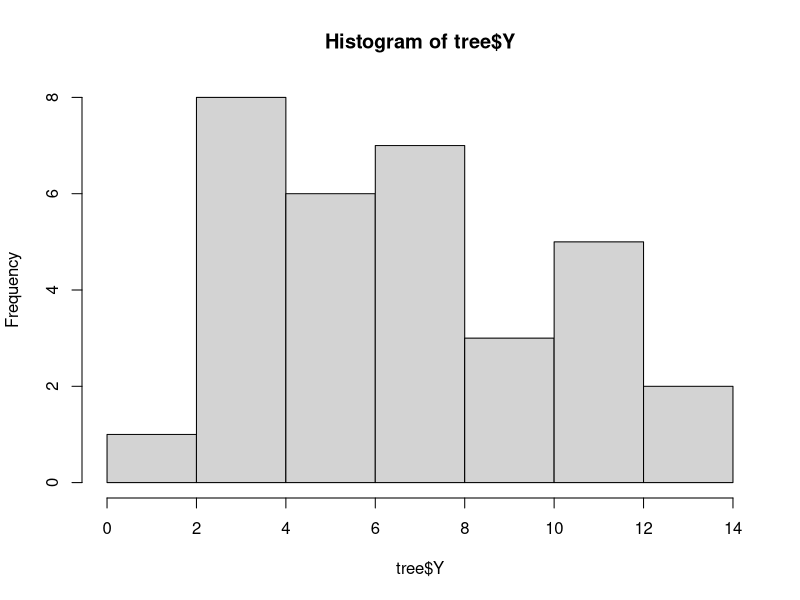
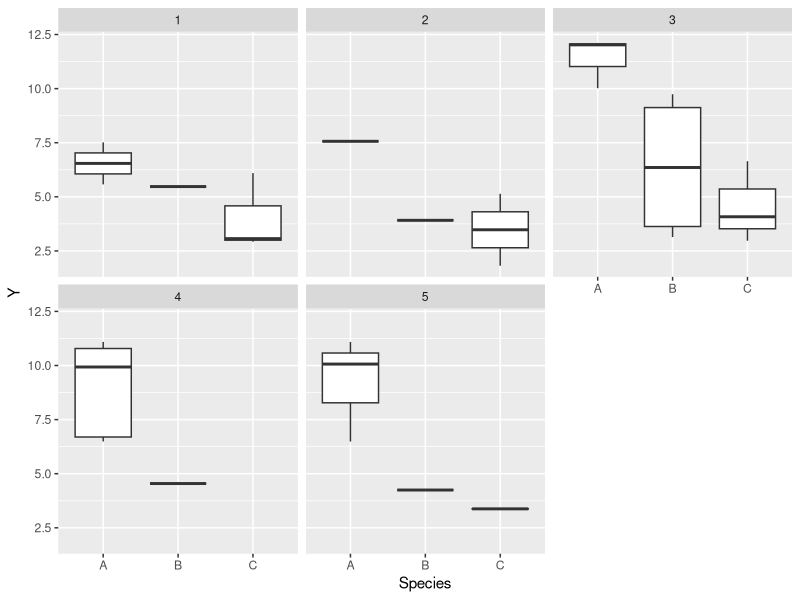
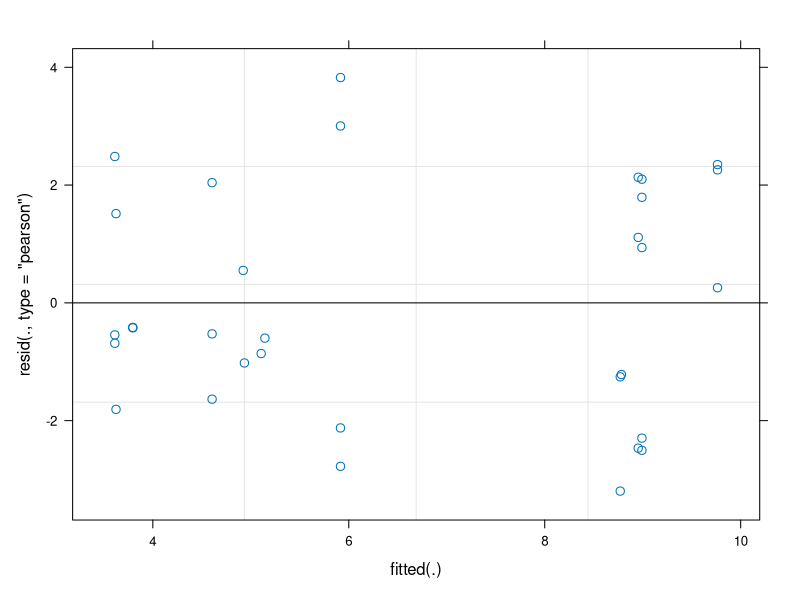
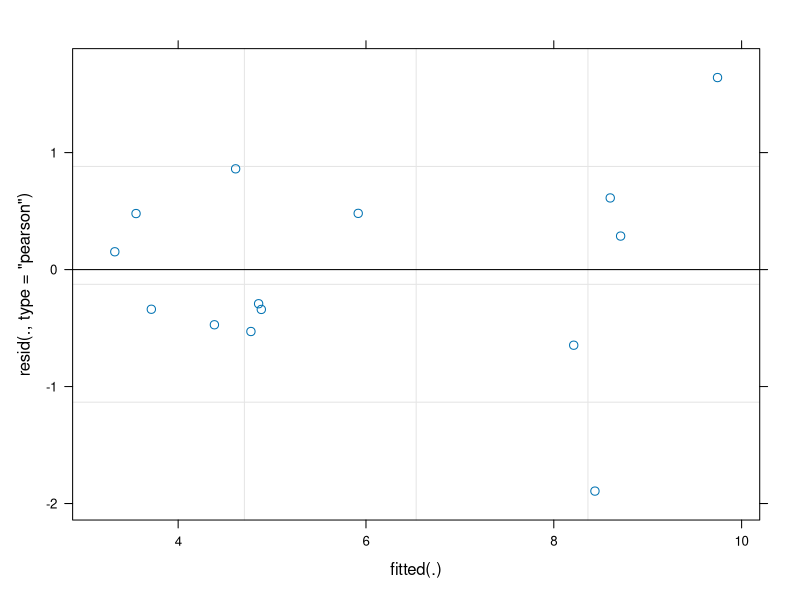
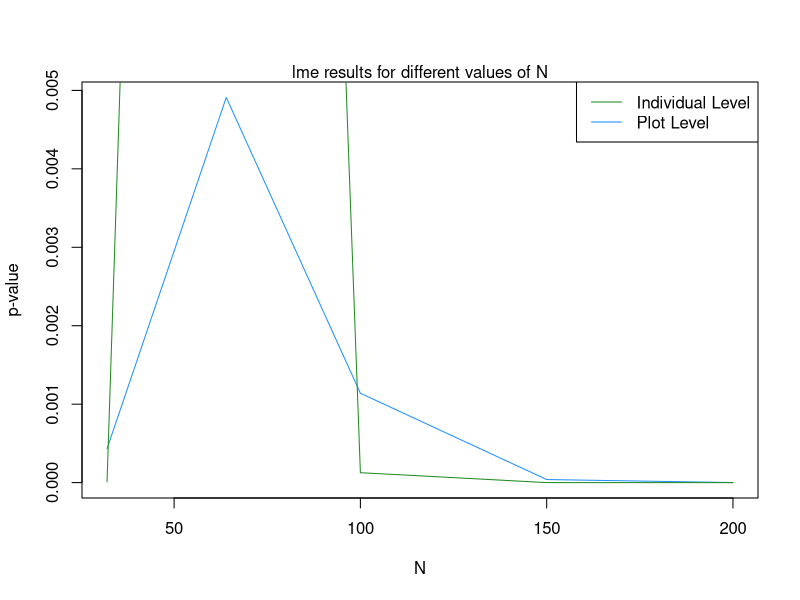

R code for these plots, in order:
## ---- chunk 1
knitr::opts_chunk$set(echo = TRUE)

#packages
library(dplyr)
library(ggplot2)
library(lme4)
library(nlme)
## ---- chunk 2
overdisp_fun <- function(model) {
  ## number of variance parameters in 
  ##   an n-by-n variance-covariance matrix
  vpars <- function(m) {
    nrow(m)*(nrow(m)+1)/2
  }
  model.df <- sum(sapply(VarCorr(model),vpars))+length(fixef(model))
  rdf <- nrow(model.frame(model))-model.df
  rp <- residuals(model,type="pearson")
  Pearson.chisq <- sum(rp^2)
  prat <- Pearson.chisq/rdf
  pval <- pchisq(Pearson.chisq, df=rdf, lower.tail=FALSE)
  c(chisq=Pearson.chisq,ratio=prat,rdf=rdf,p=pval)
}
## ---- chunk 3
createDF <- function(N=32){
  splist <- c('A', 'B', 'C')
  Plot <- sample(1:5, N, replace=TRUE)
  tree <- data.frame(Plot)
  tree$Species <- factor(sample(splist, N, replace = TRUE))
  tree$Y <- 0 # Placeholder for Y (growth rate)
  alpha.A <- 8 # species A effect
  alpha.B <- 6 # species B effect
  alpha.C <- 4.5 # species C effect
  sigma.sq <- 2 # standard deviation of epsilon error term
  sigma.sq.b <- 0.5
  b <- rnorm(5, mean=0, sd=sigma.sq.b) #plot level effects
  epsilon <- rnorm(N, mean=0, sd=sigma.sq) # generate error terms
  for (k in 1:N){
    if (tree$Species[k]=="A") alpha <- alpha.A
    else if (tree$Species[k]=="B") alpha <- alpha.B
    else alpha <- alpha.C
    tree$Y[k] <- alpha + b[tree$Plot[k]] + epsilon[k] # Growth model
  }
  tree$PlotID <- factor(tree$Plot) # Tell R that Plot is a categorical variable
  return(tree)
}
## ---- chunk 4
set.seed(8675309)
tree <- createDF(N=32)
## ---- chunk 5
hist(tree$Y)

ggplot(data=tree, aes(x=Species, y=Y))+
  geom_boxplot()+
  facet_wrap(~PlotID)
## ---- chunk 6
mod0 <- lmer(Y~1 + (1|PlotID),
             data=tree)

mod1 <- lmer(Y~Species + (1|PlotID),
            data=tree)
summary(mod1)

anova(mod0, mod1)
plot(mod1)
overdisp_fun(mod1)
confint(mod1)
## ---- chunk 7
treePlot <- tree %>%
  group_by(PlotID, Species) %>%
  summarise(growth = mean(Y))
## ---- chunk 8
modNew0 <- lmer(growth ~ 1 + (1|PlotID),
               data = treePlot)
modNew1 <- lmer(growth ~ Species + (1|PlotID),
               data = treePlot)
summary(modNew1)

anova(modNew0, modNew1)
plot(modNew1)
overdisp_fun(modNew1)
confint(modNew1)
## ---- chunk 9
set.seed(8675309)
Nvec <- c(32, 64, 100, 150, 200)
results <- data.frame(N = Nvec, 
                      pvalueInd = NA, 
                      pvaluePlot = NA)
for (i in 1:length(Nvec)){
  treeDF <- createDF(N = Nvec[i])
  
  modInd <- lme(Y ~ Species,
                random = ~1|PlotID,
                data = treeDF)
  
  treePlot <- treeDF %>%
    group_by(Species, PlotID)%>%
    summarise(Y = mean(Y))
  
  modPlot <- lme(Y ~ Species,
                 random = ~1|PlotID,
                 data = treePlot)
  
  results$pvalueInd[i] <- anova(modInd)["Species", "p-value"]
  results$pvaluePlot[i] <- anova(modPlot)["Species", "p-value"]
}

plot(results$N, results$pvaluePlot, col = NA, xlab = "N", ylab = "p-value")
lines(results$N, results$pvaluePlot, col = "dodgerblue")
lines(results$N, results$pvalueInd, col = "forestgreen")
legend(col = c("forestgreen", "dodgerblue"), 
       lty = c(1,1), 
       legend = c("Individual Level", "Plot Level"), 
       "topright")
mtext("lme results for different values of N")
